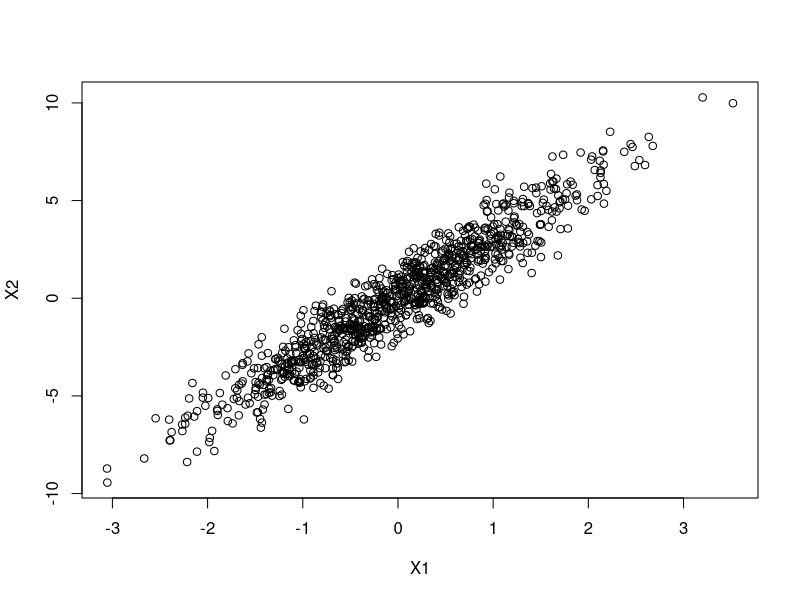
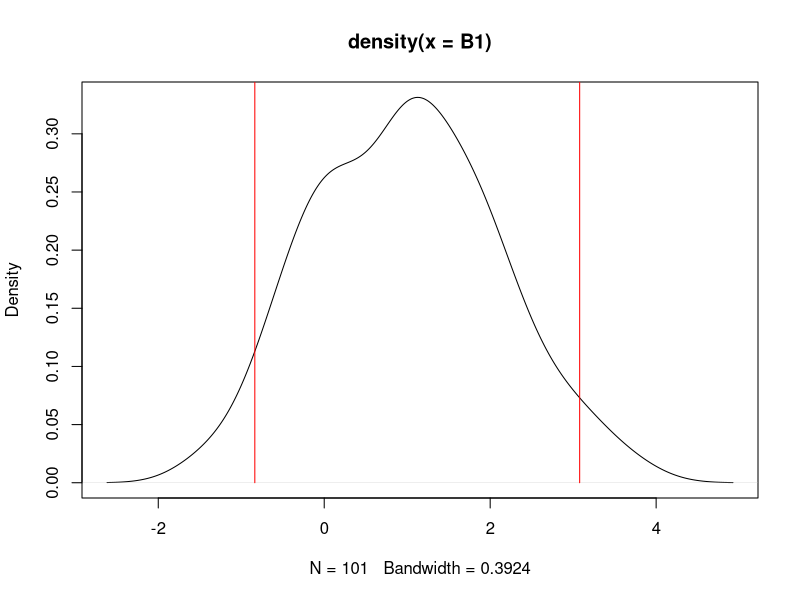
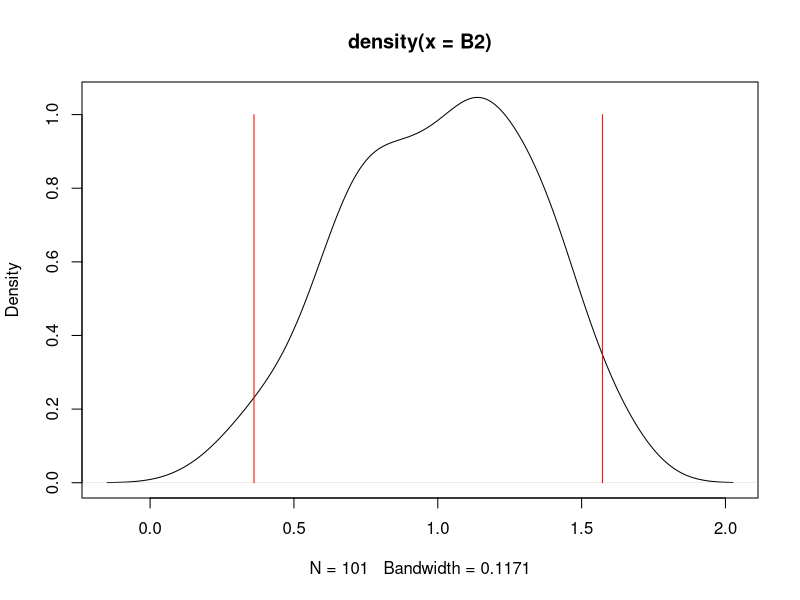

Source code (R) for these figures, in order: (Note: this script raises an error after producing the figures.)
## ---- chunk 1
set.seed(0)
i <- 0
data <- c()
while(i < 201) {
  data <- c(data, rnorm(6000, mean = 0, sd = 1))
  i <- i + 1
}
m <- matrix(data = data, byrow = FALSE, nrow = 6000)
df <- data.frame(m)

model <- lm(formula = X1 ~ ., data = df)
## ---- chunk 2
coef_count <- sum((summary(model)$coefficients)[,"Pr(>|t|)"] <= 0.05)
print(coef_count)
## ---- chunk 3
coef_count <- sum((summary(model)$coefficients)[,"Pr(>|t|)"] <= 0.05/200)
print(coef_count)
## ---- chunk 4
set.seed(3)
n <-1000
x1 <- rnorm(n = n)
x2 <- 3 * x1 + rnorm(n = n)
y = 2 + x1 + x2 + rnorm(n = n)

# Create data frame
data = c(y, x1, x2)
m = matrix(data, byrow = FALSE, nrow = n)
colnames(m) <- c("Y", "X1", "X2")
df = data.frame(m)
plot(x1, x2, xlab="X1", ylab="X2")
## ---- chunk 5
set.seed(3)
n <-10
x1 <- rnorm(n = n)
x2 <- 3 * x1 + rnorm(n = n)
y = 2 + x1 + x2 + rnorm(n = n)

# Create data frame
data = c(y, x1, x2)
m = matrix(data, byrow = FALSE, nrow = n)
colnames(m) <- c("Y", "X1", "X2")
df = data.frame(m)

# Question 2b
y1 <- lm(Y ~ X1, data = df)
summary(y1)
# y1 :  Good p-value, X1 is significative
y2 <- lm(Y ~ X2, data = df)
summary(y2)
# y1 :  Good p-value, X2 is significative
## ---- chunk 6
set.seed(3)
n <-10
x1 <- rnorm(n = n)
x2 <- 3 * x1 + rnorm(n = n)
y = 2 + x1 + x2 + rnorm(n = n)


# Create data frame
data = c(y, x1, x2)
m = matrix(data, byrow = FALSE, nrow = n)
colnames(m) <- c("Y", "X1", "X2")
df = data.frame(m)

# Create model
model <- lm(Y ~ X1 + X2, data = df, offset = rep(2, n))
summary(model)
## ---- chunk 7
set.seed(3)
B1 <- 1
B2 <- 1
for (i in 1:100) {
n <-10
x1 <- rnorm(n = n)
x2 <- 3 * x1 + rnorm(n = n)
y = 2 + x1 + x2 + rnorm(n = n)


# Create data frame
data = c(y, x1, x2)
m = matrix(data, byrow = FALSE, nrow = n)
colnames(m) <- c("Y", "X1", "X2")
df = data.frame(m)
model <- lm(Y ~ X1 + X2, data = df, offset = rep(2, n))
B1 <- c(B1, model$coefficients[2])
B2 <- c(B2, model$coefficients[3])
}


# Create model
pdf1 <- density(B1)
q1 = quantile(B1, c(0.025, 0.975))
plot(pdf1)
segments(x0=q1[1], y0=0, y1=1, col="red")
segments(x0=q1[2], y0=0, y1=1, col="red")

pdf2 <- density(B2)
q2 = quantile(B2, c(0.025, 0.975))
plot(pdf2)
segments(x0=q2[1], y0=0, y1=1, col="red")
segments(x0=q2[2], y0=0, y1=1, col="red")

corelation = cor(B1, B2)
ellipse(corelation, level=0.5)


